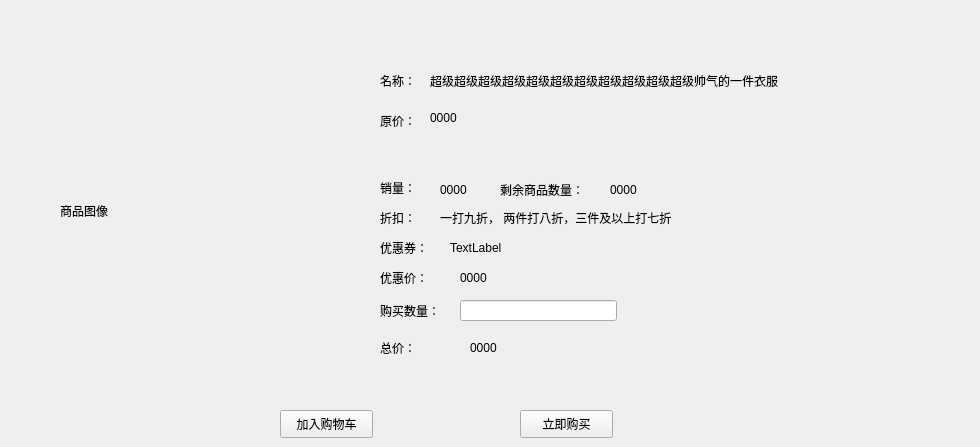
   <widget class="QWidget" name="pageFoodInf">
    <widget class="QLabel" name="labelPrice_6">
     <property name="geometry">
      <rect>
       <x>380</x>
       <y>110</y>
       <width>45</width>
       <height>21</height>
      </rect>
     </property>
     <property name="text">
      <string>原价：</string>
     </property>
    </widget>
    <widget class="QLabel" name="labelFoodSellNumber">
     <property name="geometry">
      <rect>
       <x>440</x>
       <y>180</y>
       <width>41</width>
       <height>20</height>
      </rect>
     </property>
     <property name="text">
      <string>0000</string>
     </property>
    </widget>
    <widget class="QLineEdit" name="lineEditFoodBuyNumber">
     <property name="geometry">
      <rect>
       <x>460</x>
       <y>300</y>
       <width>157</width>
       <height>21</height>
      </rect>
     </property>
    </widget>
    <widget class="QLabel" name="labelLeftNumber_6">
     <property name="geometry">
      <rect>
       <x>380</x>
       <y>300</y>
       <width>71</width>
       <height>21</height>
      </rect>
     </property>
     <property name="text">
      <string>购买数量：</string>
     </property>
    </widget>
    <widget class="QLabel" name="labelName_6">
     <property name="geometry">
      <rect>
       <x>380</x>
       <y>70</y>
       <width>45</width>
       <height>21</height>
      </rect>
     </property>
     <property name="text">
      <string>名称：</string>
     </property>
    </widget>
    <widget class="QLabel" name="label_24">
     <property name="geometry">
      <rect>
       <x>380</x>
       <y>180</y>
       <width>41</width>
       <height>16</height>
      </rect>
     </property>
     <property name="text">
      <string>销量：</string>
     </property>
    </widget>
    <widget class="QLabel" name="labelFoodDiscount">
     <property name="geometry">
      <rect>
       <x>440</x>
       <y>210</y>
       <width>311</width>
       <height>16</height>
      </rect>
     </property>
     <property name="text">
      <string>一打九折， 两件打八折，三件及以上打七折</string>
     </property>
    </widget>
    <widget class="QPushButton" name="ptnBuyFoodNow">
     <property name="geometry">
      <rect>
       <x>520</x>
       <y>410</y>
       <width>93</width>
       <height>28</height>
      </rect>
     </property>
     <property name="text">
      <string>立即购买</string>
     </property>
    </widget>
    <widget class="QLabel" name="label_25">
     <property name="geometry">
      <rect>
       <x>380</x>
       <y>240</y>
       <width>72</width>
       <height>15</height>
      </rect>
     </property>
     <property name="text">
      <string>优惠券：</string>
     </property>
    </widget>
    <widget class="QLabel" name="label_26">
     <property name="geometry">
      <rect>
       <x>500</x>
       <y>180</y>
       <width>101</width>
       <height>20</height>
      </rect>
     </property>
     <property name="text">
      <string>剩余商品数量：</string>
     </property>
    </widget>
    <widget class="QPushButton" name="ptnJoinFoodShoppingCart">
     <property name="geometry">
      <rect>
       <x>280</x>
       <y>410</y>
       <width>93</width>
       <height>28</height>
      </rect>
     </property>
     <property name="text">
      <string>加入购物车</string>
     </property>
    </widget>
    <widget class="QLabel" name="label_27">
     <property name="geometry">
      <rect>
       <x>380</x>
       <y>210</y>
       <width>72</width>
       <height>15</height>
      </rect>
     </property>
     <property name="text">
      <string>折扣：</string>
     </property>
    </widget>
    <widget class="QLabel" name="labelFoodLeftNumber">
     <property name="geometry">
      <rect>
       <x>610</x>
       <y>180</y>
       <width>41</width>
       <height>20</height>
      </rect>
     </property>
     <property name="text">
      <string>0000</string>
     </property>
    </widget>
    <widget class="QLabel" name="labelFoodName">
     <property name="geometry">
      <rect>
       <x>430</x>
       <y>70</y>
       <width>541</width>
       <height>21</height>
      </rect>
     </property>
     <property name="text">
      <string>超级超级超级超级超级超级超级超级超级超级超级帅气的一件衣服</string>
     </property>
    </widget>
    <widget class="QLabel" name="labelFoodOriginalPrice">
     <property name="geometry">
      <rect>
       <x>430</x>
       <y>110</y>
       <width>72</width>
       <height>15</height>
      </rect>
     </property>
     <property name="text">
      <string>0000</string>
     </property>
    </widget>
    <widget class="QLabel" name="label_37">
     <property name="geometry">
      <rect>
       <x>380</x>
       <y>270</y>
       <width>72</width>
       <height>15</height>
      </rect>
     </property>
     <property name="text">
      <string>优惠价：</string>
     </property>
    </widget>
    <widget class="QLabel" name="labelFoodNowPrice">
     <property name="geometry">
      <rect>
       <x>460</x>
       <y>270</y>
       <width>72</width>
       <height>15</height>
      </rect>
     </property>
     <property name="text">
      <string>0000</string>
     </property>
    </widget>
    <widget class="QLabel" name="label_39">
     <property name="geometry">
      <rect>
       <x>380</x>
       <y>340</y>
       <width>72</width>
       <height>15</height>
      </rect>
     </property>
     <property name="text">
      <string>总价：</string>
     </property>
    </widget>
    <widget class="QLabel" name="labelFoodTotalPrice">
     <property name="geometry">
      <rect>
       <x>470</x>
       <y>340</y>
       <width>72</width>
       <height>15</height>
      </rect>
     </property>
     <property name="text">
      <string>0000</string>
     </property>
    </widget>
    <widget class="QLabel" name="labelFoodIMage">
     <property name="geometry">
      <rect>
       <x>60</x>
       <y>90</y>
       <width>241</width>
       <height>241</height>
      </rect>
     </property>
     <property name="text">
      <string>商品图像</string>
     </property>
    </widget>
    <widget class="QLabel" name="labelFood">
     <property name="geometry">
      <rect>
       <x>450</x>
       <y>240</y>
       <width>201</width>
       <height>16</height>
      </rect>
     </property>
     <property name="text">
      <string>TextLabel</string>
     </property>
    </widget>
   </widget>
